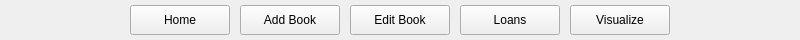
<?xml version="1.0" encoding="UTF-8"?>
<ui version="4.0">
 <class>Form</class>
 <widget class="QWidget" name="Form">
  <property name="geometry">
   <rect>
    <x>0</x>
    <y>0</y>
    <width>800</width>
    <height>40</height>
   </rect>
  </property>
  <property name="windowTitle">
   <string>Form</string>
  </property>
  <widget class="QWidget" name="menuBar" native="true">
   <property name="geometry">
    <rect>
     <x>0</x>
     <y>0</y>
     <width>800</width>
     <height>40</height>
    </rect>
   </property>
   <property name="layoutDirection">
    <enum>Qt::LeftToRight</enum>
   </property>
   <property name="autoFillBackground">
    <bool>true</bool>
   </property>
   <widget class="QPushButton" name="homeButton">
    <property name="geometry">
     <rect>
      <x>130</x>
      <y>5</y>
      <width>100</width>
      <height>30</height>
     </rect>
    </property>
    <property name="layoutDirection">
     <enum>Qt::LeftToRight</enum>
    </property>
    <property name="text">
     <string>Home</string>
    </property>
   </widget>
   <widget class="QPushButton" name="addButton">
    <property name="geometry">
     <rect>
      <x>240</x>
      <y>5</y>
      <width>100</width>
      <height>30</height>
     </rect>
    </property>
    <property name="layoutDirection">
     <enum>Qt::LeftToRight</enum>
    </property>
    <property name="text">
     <string>Add Book</string>
    </property>
   </widget>
   <widget class="QPushButton" name="editButton">
    <property name="geometry">
     <rect>
      <x>350</x>
      <y>5</y>
      <width>100</width>
      <height>30</height>
     </rect>
    </property>
    <property name="layoutDirection">
     <enum>Qt::LeftToRight</enum>
    </property>
    <property name="text">
     <string>Edit Book</string>
    </property>
   </widget>
   <widget class="QPushButton" name="loanButton">
    <property name="geometry">
     <rect>
      <x>460</x>
      <y>5</y>
      <width>100</width>
      <height>30</height>
     </rect>
    </property>
    <property name="layoutDirection">
     <enum>Qt::LeftToRight</enum>
    </property>
    <property name="text">
     <string>Loans</string>
    </property>
   </widget>
   <widget class="QPushButton" name="visualizeButton">
    <property name="geometry">
     <rect>
      <x>570</x>
      <y>5</y>
      <width>100</width>
      <height>30</height>
     </rect>
    </property>
    <property name="layoutDirection">
     <enum>Qt::LeftToRight</enum>
    </property>
    <property name="text">
     <string>Visualize</string>
    </property>
   </widget>
  </widget>
 </widget>
 <resources/>
 <connections/>
</ui>
